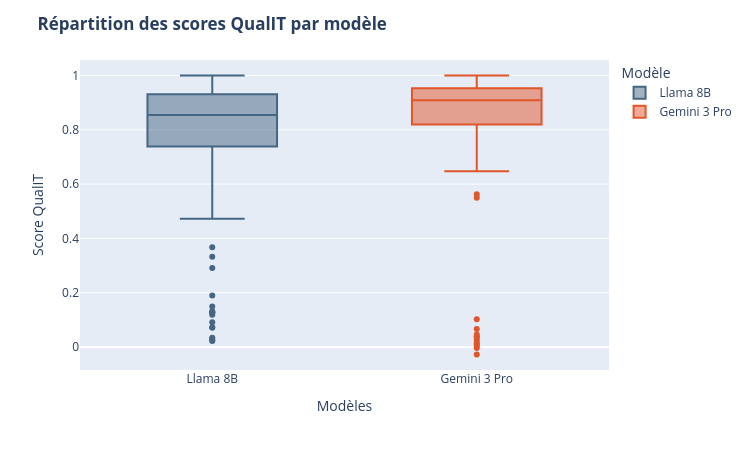

Notebook source saved alongside this figure:
### Code cell
fig = px.box(
    df_compare,
    x="Modèle",
    y="C",
    color="Modèle",
    color_discrete_map={
        "Llama 8B": "#466784",
        "Gemini 3 Pro": "#e1552a"
    }
)
fig.update_layout(
    title="<b>Répartition des scores QualIT par modèle</b>",
    xaxis_title="Modèles",
    yaxis_title="Score QualIT",
    width=800,
    height=450
)
fig.show()

### Figure 1 — Plotly figure (JSON) as saved in the notebook; plotly's stock layout.template omitted (floating-point values rounded to 4 significant figures; data arrays with more than 128 entries replaced by an {"elided": "..."} marker saying what was removed)
{"data": [{"alignmentgroup": "True", "hovertemplate": "Modèle=%{x}<br>C=%{y}<extra></extra>", "legendgroup": "Llama 8B", "marker": {"color": "#466784"}, "name": "Llama 8B", "notched": false, "offsetgroup": "Llama 8B", "orientation": "v", "showlegend": true, "type": "box", "x": {"elided": "200 str values"}, "x0": " ", "xaxis": "x", "y": {"elided": "200 float values"}, "y0": " ", "yaxis": "y"}, {"alignmentgroup": "True", "hovertemplate": "Modèle=%{x}<br>C=%{y}<extra></extra>", "legendgroup": "Gemini 3 Pro", "marker": {"color": "#e1552a"}, "name": "Gemini 3 Pro", "notched": false, "offsetgroup": "Gemini 3 Pro", "orientation": "v", "showlegend": true, "type": "box", "x": {"elided": "200 str values"}, "x0": " ", "xaxis": "x", "y": {"elided": "200 float values"}, "y0": " ", "yaxis": "y"}], "layout": {"boxmode": "overlay", "height": 450, "legend": {"title": {"text": "Modèle"}, "tracegroupgap": 0}, "margin": {"t": 60}, "title": {"text": "<b>Répartition des scores QualIT par modèle</b>"}, "width": 750, "xaxis": {"anchor": "y", "categoryarray": ["Llama 8B", "Gemini 3 Pro"], "categoryorder": "array", "domain": [0, 1], "title": {"text": "Modèles"}}, "yaxis": {"anchor": "x", "domain": [0, 1], "title": {"text": "Score QualIT"}}}}
